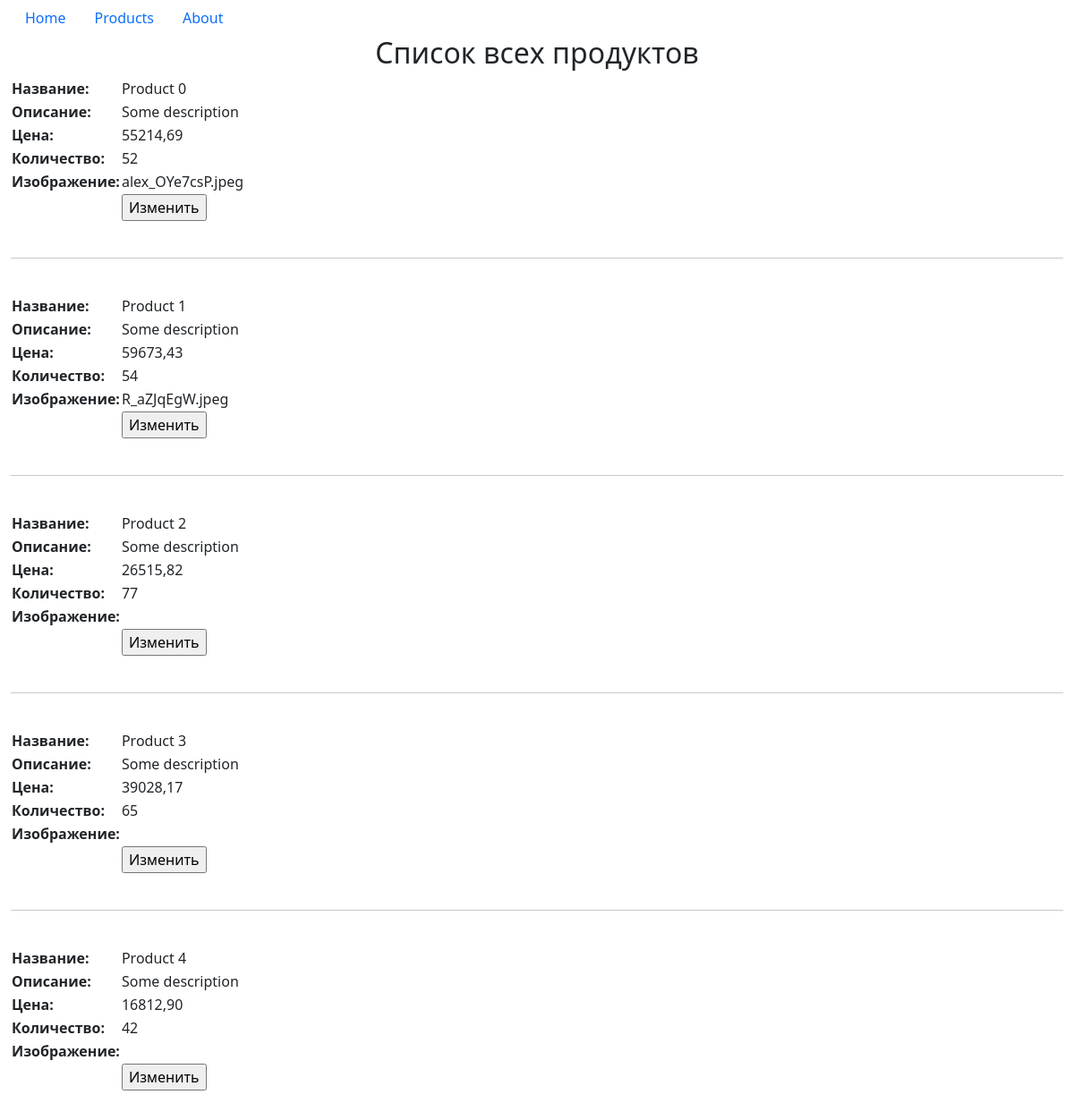
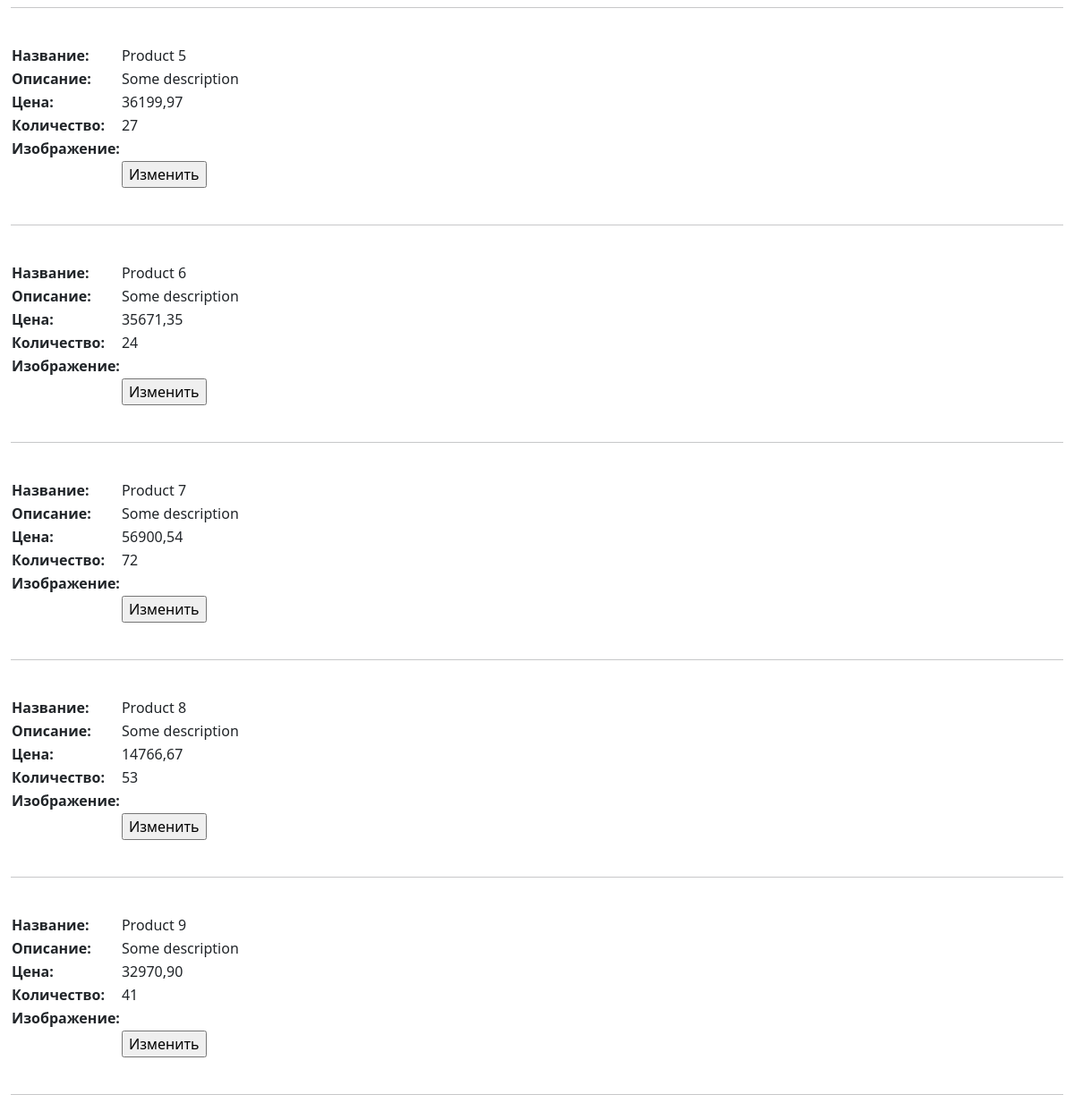
Screenshot of /products/ with the database file from the repository (2 pictures, top to bottom).
### myapp/models.py (models this page shows)
class Product(models.Model):
    name = models.CharField(max_length=100)
    description = models.TextField()
    price = models.DecimalField(max_digits=10, decimal_places=2)
    amount = models.IntegerField()
    image = models.ImageField(null=True)
    added_at = models.DateField(auto_now=True)

### myapp/views.py (the view)
# urls.py: path('products/', views.get_all_products, name='products'),
def get_all_products(request):
    products = models.Product.objects.all()
    return render(request, 'products.html', {'products': products})

### myapp/templates/products.html (shortened to what this page needs)
{% extends 'base.html' %}
{% block content %}
<h2 class="text-center">Список всех продуктов</h2>
{% for product in products %}
<table>
    <tr><th>Название:</th><td>{{ product.name }}</td></tr>
    <tr><th>Описание:</th><td>{{ product.description }}</td></tr>
    <tr><th>Цена:</th><td>{{ product.price }}</td></tr>
    <tr><th>Количество:</th><td>{{ product.amount }}</td></tr>
    <tr><th>Изображение:</th><td>{{ product.image }}</td></tr>
    <tr><th></th><td>
        <form action="{% url 'change_product' product.id %}" method="get">
            <input type="submit" value="Изменить">
        </form>
    </td></tr>
</table>
<br><hr><br>
{% endfor %}
{% endblock %}

### myapp/templates/base.html (shortened to what this page needs)
<!doctype html>
{% load static %}
<html lang="en">
<head>
    <link rel="stylesheet" href="{% static "bootstrap/css/bootstrap.css" %}">
</head>
<body>
    <div class="container-fluid">
        <section>
            <nav class="nav">
              <a class="nav-link" href="/">Home</a>
              <a class="nav-link" href="/products">Products</a>
              <a class="nav-link" href="/about">About</a>
            </nav>
        </section>
        <section>
          {% block content %}{% endblock %}
          </section>
      </div>
  </body>
  </html>

### rows the page displays
Product: name "Product 0", description "Some description", price "55214,69", amount "52", image "alex_OYe7csP.jpeg"
Product: name "Product 1", description "Some description", price "59673,43", amount "54", image "R_aZJqEgW.jpeg"
Product: name "Product 2", description "Some description", price "26515,82", amount "77"
Product: name "Product 3", description "Some description", price "39028,17", amount "65"
Product: name "Product 4", description "Some description", price "16812,90", amount "42"
Product: name "Product 5", description "Some description", price "36199,97", amount "27"
Product: name "Product 6", description "Some description", price "35671,35", amount "24"
Product: name "Product 7", description "Some description", price "56900,54", amount "72"
Product: name "Product 8", description "Some description", price "14766,67", amount "53"
Product: name "Product 9", description "Some description", price "32970,90", amount "41"
